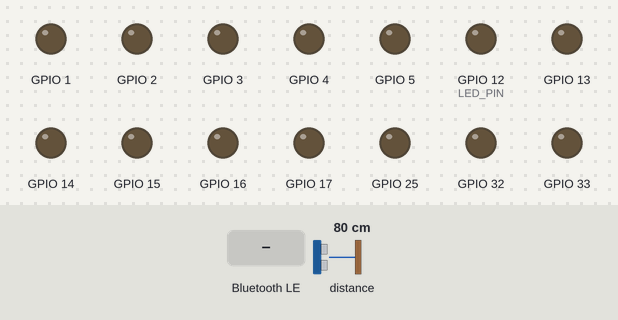
The sketch below on a simulated ESP32. On the bench: output pins drawn as LEDs (lit = HIGH). The test bench sets the inputs (shaded band); at power-on: distance to the obstacle 80 cm. Nothing arrives over Bluetooth unless stated; a phone connects over Bluetooth LE 3 s after start; what the sketch prints to the serial monitor is not drawn.

Above: at 3.7 s.
3.8 s: Bluetooth LE write "b" received
At 5.1 s:
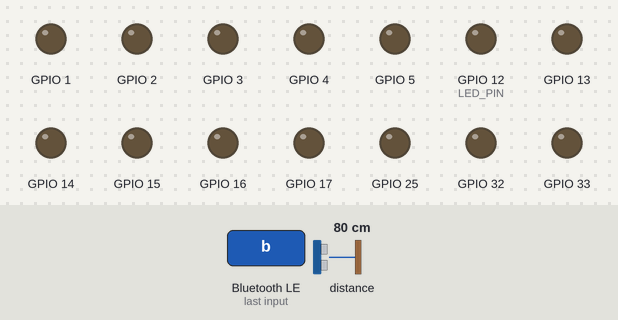
5.4 s: distance to the obstacle set to 9 cm
6.9 s: distance to the obstacle set to 6 cm
At 7.6 s:
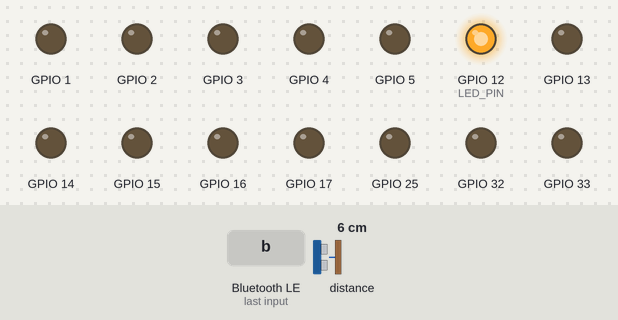
8.5 s: Bluetooth LE write "0" received
At 9.5 s:
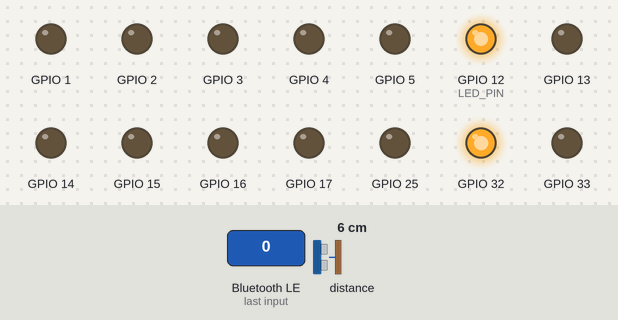
10.0 s: Bluetooth LE write "1" received
At 11.2 s:
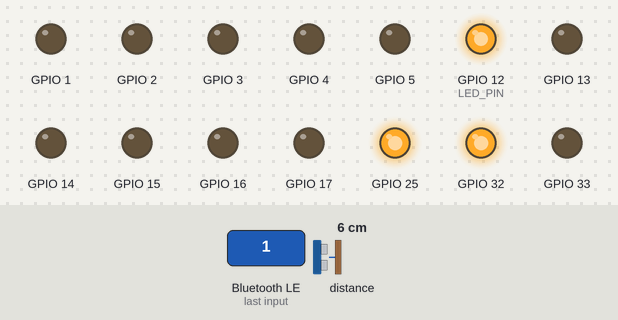
11.5 s: Bluetooth LE write "s" received
At 12.6 s:
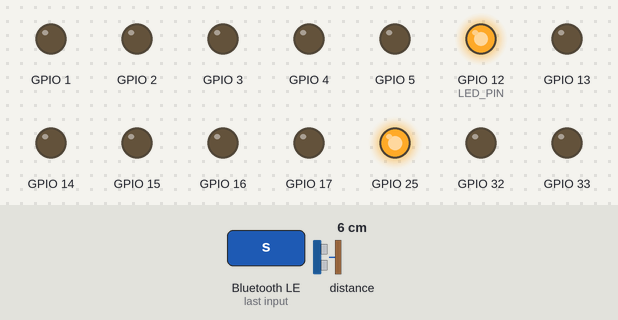
Timing chart, 0 to 14.0 s (numbered marks = the images above; inputs shaded):
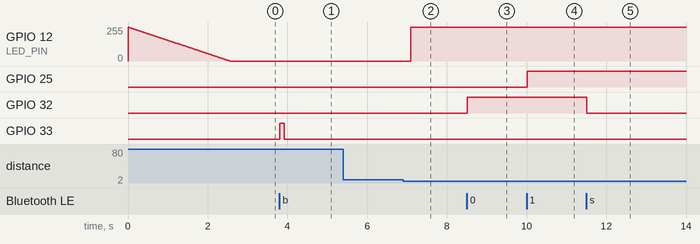

The sketch:

Bar_1.0.ino
```cpp
/*
   Video: https://www.youtube.com/watch?v=oCMOYS71NIU
   Based on Neil Kolban example for IDF: https://github.com/nkolban/esp32-snippets/blob/master/cpp_utils/tests/BLE%20Tests/SampleNotify.cpp
   Ported to Arduino ESP32 by Evandro Copercini, with some additional code by pcbreflux

   Create a BLE server that, once we receive a connection, will send periodic notifications.
   The service advertises itself as: 6E400001-B5A3-F393-E0A9-E50E24DCCA9E
   Has a characteristic of: 6E400002-B5A3-F393-E0A9-E50E24DCCA9E - used for receiving data with "WRITE"
   Has a characteristic of: 6E400003-B5A3-F393-E0A9-E50E24DCCA9E - used to send data with  "NOTIFY"

   The design of creating the BLE server is:
   1. Create a BLE Server
   2. Create a BLE Service
   3. Create a BLE Characteristic on the Service
   4. Create a BLE Descriptor on the characteristic
   5. Start the service.
   6. Start advertising.

   Other Libreries:

   Adafruit VL53L0X Time of Flight Micro-LIDAR Distance Sensor Breakout
   https://learn.adafruit.com/adafruit-vl53l0x-micro-lidar-distance-sensor-breakout/arduino-code

   QueueList Library For Arduino
   https://playground.arduino.cc/Code/QueueList

*/
const bool debug = false;
const bool debugLoop = false;
const int numMotors = 9;
const int maxMotorsRunning = 4;
const int minGlassDistance = 80;
const int blinkTimes = 10; //Number if blinks if there is no glass
int fadeAmount = 10;    // how many points to fade the LED by

// use first channel of 16 channels (started from zero)
#define LEDC_CHANNEL_0     0

// use 13 bit precission for LEDC timer
#define LEDC_TIMER_13_BIT  13

// use 5000 Hz as a LEDC base frequency
#define LEDC_BASE_FREQ     5000

// fade LED PIN (replace with LED_BUILTIN constant for built-in LED)
#define LED_PIN            12

bool inProgress = false;
bool backwardsOn = false;
bool read_distance = true;
int glassDistance = 100;
int blinkedTimes = 0;
int brightness = 0;
bool ledOn = false;
bool turnLedOn = false;
bool turnLedOff = false;
bool ledBlink = false;

// Arduino like analogWrite
// value has to be between 0 and valueMax
void ledcAnalogWrite(uint8_t channel, uint32_t value, uint32_t valueMax = 255) {
  // calculate duty, 8191 from 2 ^ 13 - 1
  uint32_t duty = (8191 / valueMax) * min(value, valueMax);

  // write duty to LEDC
  ledcWrite(channel, duty);
}

#include <QueueList.h>
#include <BLEDevice.h>
#include <BLEServer.h>
#include <BLEUtils.h>
#include <BLE2902.h>
#include "L9110Driver.h"
#include <vector>
#include "Adafruit_VL53L0X.h"
Adafruit_VL53L0X lox = Adafruit_VL53L0X();
VL53L0X_RangingMeasurementData_t measure;

QueueList <String> motorsQueue;

std::vector<L9110_Motor> motor(numMotors);
int timeToCompletion[numMotors]={0,0,0,0,0,0,0,0,0};
int motorsRunning = 0;

BLECharacteristic *pCharacteristic;
BLEDescriptor *pDescriptor;
bool deviceConnected = false;
bool deviceNotifying = false;
String notification;

void sendBTNotification(String message) {
    if (deviceConnected && deviceNotifying) {
        char charBuf[10];
        String(message).toCharArray(charBuf, 10);
        pCharacteristic->setValue(charBuf);
        pCharacteristic->notify();
    }
}

// See the following for generating UUIDs:
// https://www.uuidgenerator.net/

#define SERVICE_UUID               "6E400001-B5A3-F393-E0A9-E50E24DCCA9E" // UART service UUID
#define CHARACTERISTIC_UUID_RX     "6E400002-B5A3-F393-E0A9-E50E24DCCA9E"
#define CHARACTERISTIC_UUID_TX     "6E400003-B5A3-F393-E0A9-E50E24DCCA9E"

void startLedBlink() {
    brightness = 0;
    blinkedTimes = 0;
    ledBlink = true;
}

// setMotors() Command String = motor_number-dirrection-duration
// motor 0 - 8 for pumps.
// direction f (forward) or b (backward).
// duration in miliseconds, if duration = 0 it will run until a stop command is send.

void setMotors(String command) {
    bool motorStarted = false;
    int index = command.indexOf('-');
    int secondIndex = command.indexOf('-', index + 1);

    int motorNumber = atoi(command.substring(0, index).c_str());
    String motorDirection = command.substring(index + 1, secondIndex);
    long duration = atoi(command.substring(secondIndex + 1).c_str());

    if (motorNumber < numMotors) {
      if (motorDirection == "s"){
        motor[motorNumber].run (BRAKE);
        if (motorsRunning > 0) {
          motorsRunning = motorsRunning - 1;
        }
        sendBTNotification("stop:" + String(motorNumber));
        if (debug) {
            Serial.printf("Motor %d stopped\n", motorNumber);
        }
      } else if (motorsRunning < maxMotorsRunning) {
          if (motorDirection == "b") {
              motor[motorNumber].run (BACKWARD | RELEASE);
              motorStarted = true;
          } else {
              if (glassDistance < minGlassDistance) {
                  motor[motorNumber].run (FORWARD | RELEASE);
                  motorStarted = true;
              } else {
                  sendBTNotification("noGlass");
                  if (debug) {
                      Serial.println("Glass not ready");
                  }
                  if (!ledBlink) {
                      startLedBlink();
                  }
              }
          }
          if (motorStarted) {
              if (motorsRunning == 0) {
                  sendBTNotification("start");
              }
              motorsRunning += 1;
              if (duration > 0) {
                unsigned long currentMillis = millis();
                timeToCompletion[motorNumber] = duration + currentMillis;
              }
              sendBTNotification("start:" + String(motorNumber));
              if (debug) {
                  Serial.printf("Motor %d started\n", motorNumber);
              }
           }
        } else {
            //Add pending command to a queue
            motorsQueue.push(command);
        }
    } else {
       sendBTNotification("noMotorNum");
       if (debug) {
          Serial.println("The motor number doesn't exist");
       }
    }
}

class MyServerCallbacks: public BLEServerCallbacks {
    void onConnect(BLEServer* pServer) {
      deviceConnected = true;
    };

    void onDisconnect(BLEServer* pServer) {
      deviceConnected = false;
    }
};

class MyCallbacks: public BLECharacteristicCallbacks {
    void onWrite(BLECharacteristic *pCharacteristic) {
      std::string rxValue = pCharacteristic->getValue();

      if (rxValue.length() > 0) {
        notification = "";
        for (int i = 0; i < rxValue.length(); i++) {
          notification = notification + rxValue[i];
        }
        if (debug) {
          Serial.print("Received Value: ");
          Serial.print(notification);
          Serial.println();
        }
        if (notification == "lockOn") {
          inProgress = true;
        } else if (notification == "backwardsOn"){
          backwardsOn = true;
        } else {
          if (inProgress == false) {
            setMotors(notification);
          } else {
            sendBTNotification("lockOn");
            if (debug) {
              Serial.println("Lock is on!");
            }
          }
        }
      }
    }
};

class MyDisCallbacks: public BLEDescriptorCallbacks {
    void onWrite(BLEDescriptor *pDescriptor) {
      uint8_t* rxValue = pDescriptor->getValue();

      if (pDescriptor->getLength() > 0) {
        if (rxValue[0]==1) {
          deviceNotifying=true;
          if (debug) {
            Serial.println("Notifications enabled");
          }
        } else {
          deviceNotifying=false;
          if (debug) {
            Serial.println("Notifications disabled");
          }
        }
      }
    }
};

void setup() {
  if (debug) {
    Serial.begin(115200);
    // wait until serial port opens for native USB devices
    while (! Serial) {
      delay(1);
    }
  }
  Serial.println("Bar v1.0");

  motor[0].initialize(32, 33);
  motor[1].initialize(25, 26);
  motor[2].initialize(27, 14);
  motor[3].initialize(13, 23);
  motor[4].initialize( 1, 3);
  motor[5].initialize(19, 18);
  motor[6].initialize( 5, 17);
  motor[7].initialize(16, 4);
  motor[8].initialize(15, 2);

  if (!lox.begin()) {
    Serial.println(F("Failed to boot VL53L0X"));
    while(1);
  }

  ledcSetup(LEDC_CHANNEL_0, LEDC_BASE_FREQ, LEDC_TIMER_13_BIT);
  ledcAttachPin(LED_PIN, LEDC_CHANNEL_0);

  for (int bright = 255; bright >= 0; bright--) {
      ledcAnalogWrite(LEDC_CHANNEL_0, bright);
      delay(10);
  }

  // engage the motor's brake
  for (int i = 0; i <= numMotors; ++i) {
      motor[i].run (BRAKE);
  }

  // Create the BLE Device
  BLEDevice::init("DIYBar");

  // Create the BLE Server
  BLEServer *pServer = BLEDevice::createServer();
  pServer->setCallbacks(new MyServerCallbacks());

  // Create the BLE Service
  BLEService *pService = pServer->createService(SERVICE_UUID);

  // Create a BLE Characteristic
  pCharacteristic = pService->createCharacteristic(
                      CHARACTERISTIC_UUID_TX,
                      BLECharacteristic::PROPERTY_NOTIFY
                    );

  pDescriptor = new BLE2902();
  pCharacteristic->addDescriptor(pDescriptor);

  BLECharacteristic *pCharacteristic = pService->createCharacteristic(
                                         CHARACTERISTIC_UUID_RX,
                                         BLECharacteristic::PROPERTY_WRITE
                                       );

  pCharacteristic->setCallbacks(new MyCallbacks());
  pDescriptor->setCallbacks(new MyDisCallbacks());

  // Start the service
  pService->start();

  // Start advertising
  pServer->getAdvertising()->start();
  if (debug) {
    Serial.println("Waiting a client connection to notify...");
  }
}

void loop() {
  if (debug && debugLoop) {
     Serial.printf("Motors running: %d\n", motorsRunning);
     Serial.printf("Glass Distance: %d mm\n", glassDistance);
  }

  unsigned long currentMillis = millis();

  // If motors are in queue, start one at a time
  if ((motorsRunning < maxMotorsRunning) && (!motorsQueue.isEmpty())) {
    setMotors(motorsQueue.pop());
  }

  if (turnLedOn) {
    ledcAnalogWrite(LEDC_CHANNEL_0, 255);
    ledOn = true;
    turnLedOn = false;
  }

  if (turnLedOff) {
    ledcAnalogWrite(LEDC_CHANNEL_0, 0);
    ledOn = false;
    turnLedOff = false;
    if (!(backwardsOn)) {
      if (motorsRunning > 0) {
        // engage the motor's brake
        for (int i = 0; i < numMotors; ++i) {
          motor[i].run (BRAKE);
          timeToCompletion[i] = 0;
        }
        motorsRunning = 0;
        sendBTNotification("motorsStp");
      }
      while (!motorsQueue.isEmpty())
        motorsQueue.pop();
    }
  }

  if (ledBlink) {
    // change the brightness for next time through the loop:
    brightness = brightness + fadeAmount;
    ledcAnalogWrite(LEDC_CHANNEL_0, brightness);
    // reverse the direction of the fading at the ends of the fade:
    if (brightness <= 0 || brightness >= 255) {
      fadeAmount = -fadeAmount;
      blinkedTimes += 1;
    }
    if (blinkedTimes >= blinkTimes) {
      ledBlink = false;
      ledOn = false;
      ledcAnalogWrite(LEDC_CHANNEL_0, 0);
      brightness = 0;
    }
    delay(10);
  } else {
    if (!(backwardsOn)) {
      lox.rangingTest(&measure, debug); // pass in 'true' to get debug data printout!
      if (measure.RangeStatus != 4 && read_distance) {  // phase failures have incorrect data
        glassDistance = measure.RangeMilliMeter;
      } else {
        delay(50);
      }
      delay(80);
    }
  }

  if (glassDistance < minGlassDistance) {
    if (!(ledOn)) turnLedOn = true;
  } else {
    if (ledOn or (motorsRunning > 0)) turnLedOff = true;
  }

  if (inProgress && motorsRunning == 0) {
    inProgress = false;
    backwardsOn = false;
  }

  if (inProgress && motorsRunning != 0) {
    // Stop motors as time is up
    for (int thisMotor = 0; thisMotor < numMotors; thisMotor++) {
      bool lastMotor = false;
      if (timeToCompletion[thisMotor] > 0 && timeToCompletion[thisMotor] <= currentMillis) {
        motor[thisMotor].run (BRAKE);
        if (motorsRunning > 0) {
          motorsRunning = motorsRunning - 1;
          if (motorsRunning == 0) {
            lastMotor = true;
          }
        }
        timeToCompletion[thisMotor] = 0;
        sendBTNotification("stop:" + String(thisMotor));
        if (debug) {
          Serial.printf("Motor %d stopped\n", thisMotor);
        }
        if (lastMotor) {
          startLedBlink();
          sendBTNotification("finish");
          if (debug) {
            Serial.printf("All Motors stopped");
          }
        }
      }
    }
  }
}
```

Measured:
- the behaviour switches between 8 and 7 cm on distance to the obstacle (found by bisection; images 1 and 2)
- after the input at 3.8 s, GPIO 33: LOW → HIGH at once, → LOW 0.11 s later
- after the input at 5.4 s, every drawn part: stays the same
- after the input at 6.9 s, GPIO 12 (LED_PIN): 0/255 → 254/255 after 0.19 s
- after the input at 8.5 s, GPIO 32: LOW → HIGH at once
- after the input at 10.0 s, GPIO 25: LOW → HIGH at once
- after the input at 11.5 s, GPIO 32: HIGH → LOW at once
